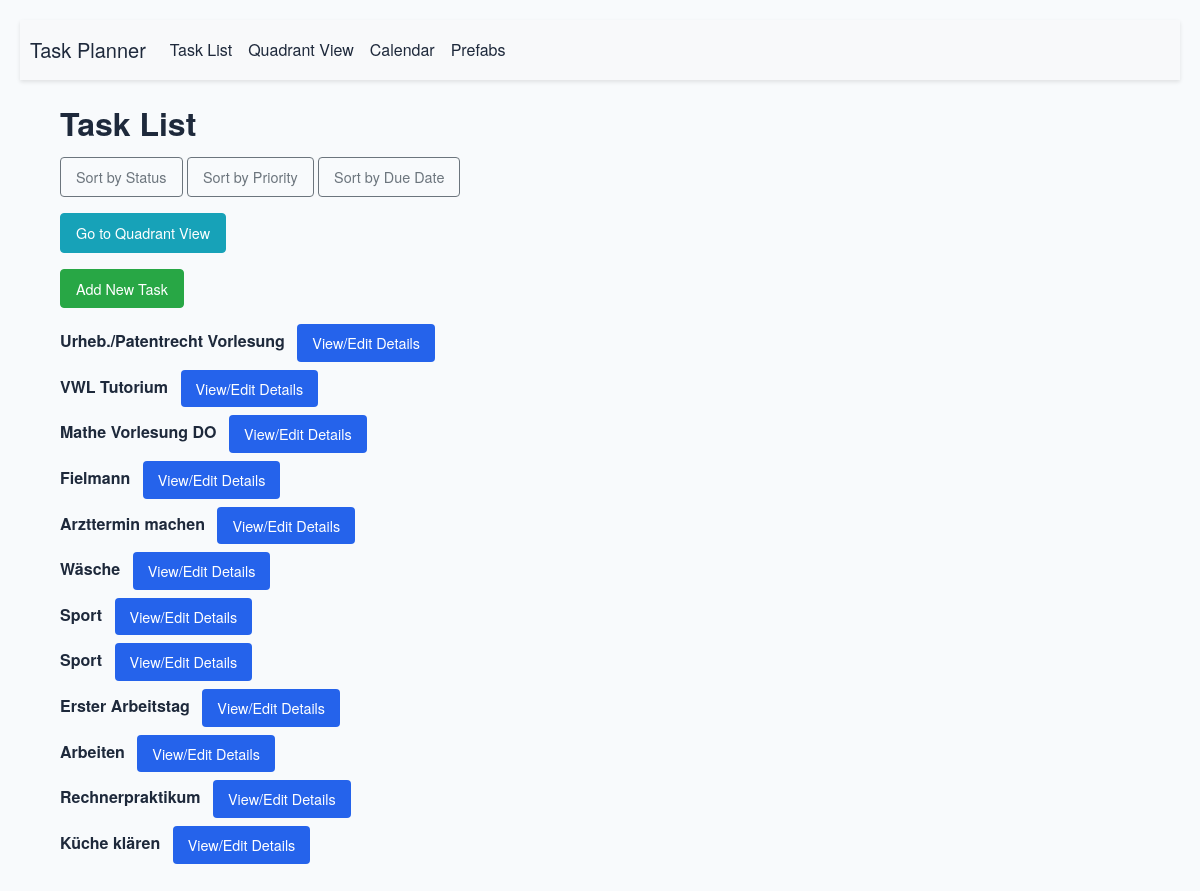
The page / on the database its author committed.
### app/models.py (models this page shows, shortened)
class Task(db.Model):
    __tablename__ = 'task'
    id = db.Column(db.Integer, primary_key=True)
    title = db.Column(db.String(100), nullable=False)
    description = db.Column(db.String(500))
    due_date = db.Column(db.DateTime, nullable=True)
    estimated_time = db.Column(db.Integer, default=1, nullable=False)
    priority = db.Column(db.Integer, CheckConstraint('priority BETWEEN 1 AND 5'), nullable=True)
    status = db.Column(db.Enum("to do", "doing", "done"), default="to do", nullable=False)
    reminder = db.Column(db.DateTime, nullable=True)
    created_at = db.Column(db.DateTime, default=datetime.utcnow)
    updated_at = db.Column(db.DateTime, onupdate=datetime.utcnow)
    quadrant = db.Column(db.String(50), nullable=True)
    calendar_date = db.Column(db.Date, nullable=True)
    start_time = db.Column(db.Time, nullable=True)
    duration_minutes = db.Column(db.Integer, nullable=True)
    assigned_day = db.Column(db.Integer, nullable=True)
    assigned_hour = db.Column(db.Integer, nullable=True)

### app/routes.py (the view)
@main.route('/')
def index():
    sort_by = request.args.get('sort_by')
    if sort_by == 'status':
        tasks = Task.query.order_by(Task.status).all()
    elif sort_by == 'priority':
        tasks = Task.query.order_by(Task.priority.desc()).all()
    elif sort_by == 'due_date':
        tasks = Task.query.order_by(Task.due_date).all()
    else:
        tasks = Task.query.all()
    return render_template('index.html', tasks=tasks)

### app/templates/index.html (shortened to what this page needs)
{% extends 'layout.html' %}
{% block main %}
<div class="container">
    <h1 class="mt-4">Task List</h1>
    <div class="mb-3">
        <a href="{{ url_for('main.index', sort_by='status') }}" class="btn btn-outline-secondary btn-sm">Sort by Status</a>
        <a href="{{ url_for('main.index', sort_by='priority') }}" class="btn btn-outline-secondary btn-sm">Sort by Priority</a>
        <a href="{{ url_for('main.index', sort_by='due_date') }}" class="btn btn-outline-secondary btn-sm">Sort by Due Date</a>
    </div>
    <div class="mb-3">
        <a href="{{ url_for('main.quadrant_view') }}" class="btn btn-info">Go to Quadrant View</a>
    </div>
    <button type="button" class="btn btn-success mb-3" data-toggle="modal" data-target="#addTaskModal">
        Add New Task
    </button>
    <ul class="list-unstyled">
        {% for task in tasks %}
        <li class="mb-2" id="task-{{ task.id }}">
            <strong>{{ task.title }}</strong>
            <button type="button" class="btn btn-primary btn-sm ml-2" data-toggle="modal" data-target="#taskModal{{ task.id }}">
                View/Edit Details
            </button>
        </li>
        {% endfor %}
    </ul>
</div>
{% endblock %}

### app/static/css/styles.css (style rules this page uses)
:root { --primary-color: #2563eb; --primary-hover: #1d4ed8; --background-color: #f8fafc; --surface-color: #ffffff; --border-color: #e2e8f0; --text-primary: #1e293b; --text-secondary: #64748b; }
body { font-family: 'Helvetica Neue', Arial, sans-serif; background-color: var(--background-color); color: var(--text-primary); margin: 0; padding: 20px; }
h1, h2, h3 { font-weight: 600; color: var(--text-primary); margin-bottom: 15px; }
h1 { font-size: 2em; }
.btn { font-size: 0.9em; padding: 8px 15px; border-radius: 4px; font-weight: 500; }
.btn-primary { background-color: var(--primary-color); border: none; }

### rows shown on the page
Task: title "Urheb./Patentrecht Vorlesung"
Task: title "VWL Tutorium"
Task: title "Mathe Vorlesung DO"
Task: title "Fielmann"
Task: title "Arzttermin machen"
Task: title "Wäsche"
Task: title "Sport"
Task: title "Sport"
Task: title "Erster Arbeitstag"
Task: title "Arbeiten"
Task: title "Rechnerpraktikum"
Task: title "Küche klären"
